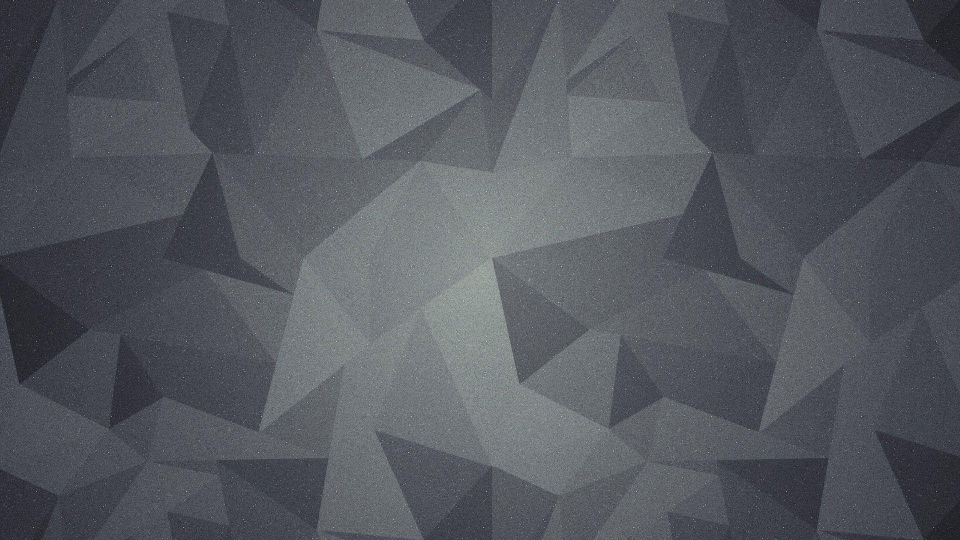
#> input picture Proyecto/PythonProject/imagenes/background.jpg, 1920 x 1080 px, found by its file name (shown at 1/2 size)
$ python capacitor.py
#> lines starting #> are read from the running program, lines starting #| are printed output that depends on the picture

from tkinter import Button, Entry, Image, IntVar, Label, StringVar, Toplevel, messagebox
import tkinter
from tkinter.ttk import Combobox
from PIL import Image, ImageTk
from conexion import Conexion

class Capacitor:
    def __init__(self):
        self.capacitor_window = Toplevel()
        self.capacitor_window.title("Capacitance Calculator")
        self.capacitor_window.geometry('564x480')

        icon = tkinter.PhotoImage(file = "C:/Users/Juan Jose/OneDrive - UNIVERSIDAD DE LAS FUERZAS ARMADAS ESPE/Documentos/POO/GITHUB/Proyecto/PythonProject/imagenes/capacitorLogo.png")
        self.capacitor_window.iconphoto(True, icon)

        bckgd_img = Image.open("C:/Users/Juan Jose/OneDrive - UNIVERSIDAD DE LAS FUERZAS ARMADAS ESPE/Documentos/POO/GITHUB/Proyecto/PythonProject/imagenes/background.jpg")
#> bckgd_img is the input picture: PIL image 1920x1080 RGB; mean R, G, B 84.7, 88.1, 94.9
        bckgd_photo = ImageTk.PhotoImage(bckgd_img)
        bckgd_label = tkinter.Label(self.capacitor_window, image=bckgd_photo)
        bckgd_label.place(x=0, y=0, relwidth=1, relheight=1)
        bckgd_label.image = bckgd_photo

        self.label1 = Label(self.capacitor_window, text="Ceramic Capacitor Calculator\n(Capacity - Tolerance)", font=("Arial Bold", 20), bg="white")
        self.label1.grid(row=0, column=0, columnspan=2, pady=20)
        self.label2 = Label(self.capacitor_window, text="Type the first two digits", font=("Arial Bold", 10), bg="white")
        self.label2.grid(row=2, column=0, pady=20)
        vcmd = (self.capacitor_window.register(self.on_validate), '%P')
        self.entry = Entry(self.capacitor_window, validate='key', validatecommand=vcmd)
        self.entry.grid(row=3, column=0, padx=10)

        self.options1 = [" ", 1, 2, 3, 4, 5, 6]
        self.selected_option1 = IntVar()
        self.selected_option1.set(self.options1[0])
        self.combobox1 = Combobox(self.capacitor_window, textvariable=self.selected_option1, values=self.options1, state='readonly')
        self.combobox1.grid(row=2, column=1, padx=10)

        self.options2 = [" ", "C", "J", "K","M", "D", "Z"]
        self.selected_option2 = StringVar()
        self.selected_option2.set(self.options2[0])
        self.combobox2 = Combobox(self.capacitor_window, textvariable=self.selected_option2, values=self.options2, state='readonly')
        self.combobox2.grid(row=3, column=1, padx=10)
        capacitor_img = Image.open("C:/Users/Juan Jose/OneDrive - UNIVERSIDAD DE LAS FUERZAS ARMADAS ESPE/Documentos/POO/GITHUB/Proyecto/PythonProject/imagenes/capacitor.png")
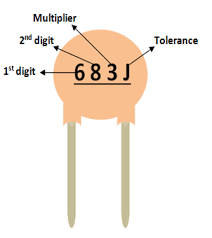
#> input picture Proyecto/PythonProject/imagenes/capacitor.png, 212 x 238 px, found by its file name
#> capacitor_img is the input picture: PIL image 212x238 P; mean R, G, B 247.1, 239.1, 231.5
        capacitor_photo = ImageTk.PhotoImage(capacitor_img)
        resized_capacitor = capacitor_img.resize((300, 150), Image.LANCZOS)
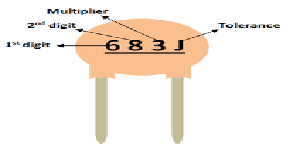
#> resized_capacitor: PIL image 300x150 P; mean R, G, B 246.8, 238.8, 231.2
        capacitor_photo = ImageTk.PhotoImage(resized_capacitor)
        capacitor_label = tkinter.Label(self.capacitor_window, image=capacitor_photo)
        capacitor_label.grid(row=1, column=0, padx=10)
        capacitor_label.image = capacitor_photo
        self.calculate_button = Button(self.capacitor_window, text="Calculate", command=self.update_capacitance)
        self.calculate_button.grid(row=3,column=2,pady=(10,0))
        self.close_button = Button(self.capacitor_window, text="Close", command=self.capacitor_window.destroy)
        self.close_button.grid(row=4,column=2,pady=(10,0))

    def update_capacitance(self):
        cx = Conexion('Color', 'Capacitor')
        query = self.selected_option2.get()
        value = cx.get_tolerance('Capacitor', 'code', query)
        messagebox.showinfo('Capacitance', f'{self.entry.get()}x1e{self.selected_option1.get()}{value} pF')

    def on_validate(self, P):
        if len(P) <= 2 and (P.isdigit() or P == ""):
            return True
        else:
            return False
def main():
    capacitor_interface =Capacitor()

if __name__ == "__main__":
    main()
